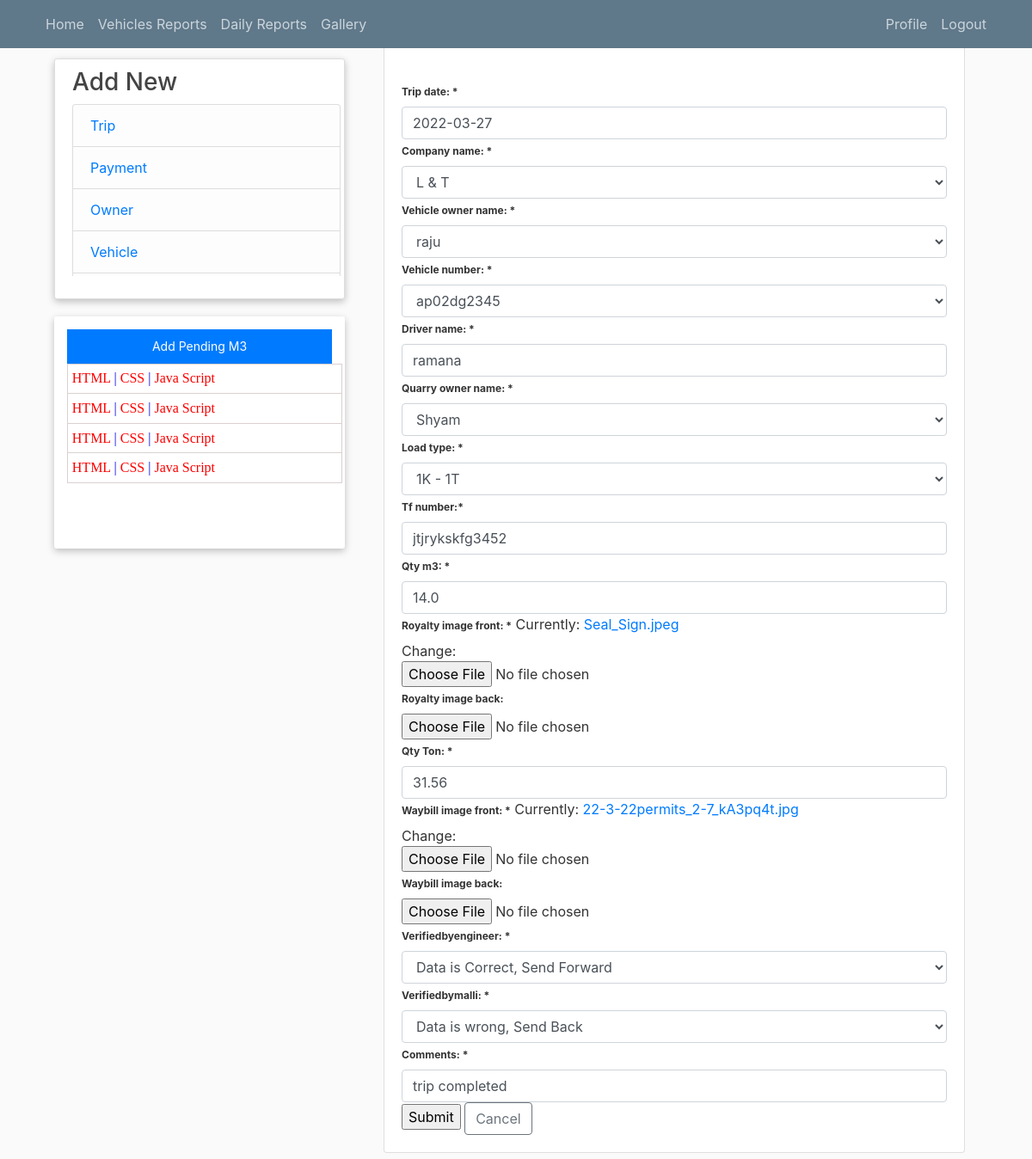
Screenshot of /layer3add/6/ (signed in) with the database file from the repository.
### blog/models.py (models this page shows, shortened)
class LayerWiseTripDetails(models.Model):
    trip_date = models.DateField(null=False, blank=False,default='2022-03-20')
    company_name = models.ForeignKey(CompanyName, on_delete=models.SET_NULL, null=True, blank=False)
    vehicle_owner_name = models.ForeignKey(
        TransporterDetails , on_delete=models.SET_NULL, null=True, blank=False)
    vehicle_number = models.ForeignKey(
        VehicleDetails , on_delete=models.SET_NULL, null=True, blank=False)
    driver_name = models.CharField(max_length=200,null=True, blank=False)
    quarry_owner_name = models.ForeignKey(QuarryDetails, on_delete=models.SET_NULL, null=True, blank=False)
    load_type = models.ForeignKey(LoadType, on_delete=models.SET_NULL, null=True, blank=False)
    tf_number = models.CharField(max_length=200, null=False, blank=False)
    qty_m3 = models.FloatField(null=False, blank=False)
    royalty_image_front = models.ImageField(null=False, blank=False)
    royalty_image_back = models.ImageField(null=False, blank=True)
    qty_ton = models.FloatField(null=False, blank=False, default=0.0)
    waybill_image_front = models.ImageField(null=False, blank=False)
    waybill_image_back = models.ImageField(null=False, blank=True)
    verifiedbyengineer = models.CharField(max_length=200, blank=False, null=False, choices=STATUS, default='No')
    verifiedbymalli = models.CharField(max_length=200, blank=False, null=False, choices=STATUS, default='No')
    qty_ton = models.FloatField(null=False,default=0, blank=False)
    waybill_image_front = models.ImageField(default='logo.png',null=False, blank=False)
    waybill_image_back = models.ImageField( null=False, blank=True)
    verifiedbysuresh = models.CharField(max_length=200, blank=False, null=False, choices=VERIFY, default='No')
    comments = models.CharField(max_length=200, blank=True, null=True)

class CompanyName(models.Model):
    company_name = models.CharField(max_length=100, null=False, blank=False)
    def __str__(self):
        return self.company_name

class TransporterDetails(models.Model):
    vehicle_owner_name = models.CharField(max_length=100, null=False, blank=False)
    phoneNumberRegex = RegexValidator(regex = r"^\+?1?\d{8,15}$")
    owner_phone_number = models.CharField(validators = [phoneNumberRegex], max_length = 16, null=False, blank=False)
    rate_per_tonne = models.CharField(max_length=200, null=True, blank=True)
    def __str__(self):
        return self.vehicle_owner_name

class VehicleDetails(models.Model):
    vehicle_number = models.CharField(max_length=10, null=False, blank=False)
    owner_name = models.ForeignKey(TransporterDetails, on_delete=models.SET_NULL, null=True, blank=False)
    phoneNumberRegex = RegexValidator(regex = r"^\+?1?\d{8,15}$")
    driver_name = models.CharField(max_length=200, null=True, blank=True)
    driver_phone_number = models.CharField(validators = [phoneNumberRegex], max_length = 16, null=True, blank=True)
    driver_name2 = models.CharField(max_length=200, null=True, blank=True)
    driver_phone_number2 = models.CharField(validators = [phoneNumberRegex], max_length = 16, null=True, blank=True)
    rate_per_tonne = models.CharField(max_length=200, null=False, blank=False)
    def __str__(self):
        return self.vehicle_number

class QuarryDetails(models.Model):
    quarry_owner_name = models.CharField(max_length=100, null=False, blank=False)
    quarry_ton_rate = models.FloatField(null=False, blank=True)
    def __str__(self):
        return self.quarry_owner_name

class LoadType(models.Model):
    load_type = models.CharField(max_length=100, null=False, blank=False)
    load_type_rate_per_tonne = models.FloatField(null=False, blank=True)
    def __str__(self):
        return self.load_type

### blog/views.py (the view)
# urls.py: path('layer3add/<str:pk>/', views.layer3TripDetails, name='layer3add'),
@login_required(login_url='login')
def layer3TripDetails(request, pk):
    layer3trip_detail = LayerWiseTripDetails.objects.get(id=pk)
    form = Layerwise3TripDetailsForm(instance=layer3trip_detail)
    if request.method == 'POST':
        form = Layerwise3TripDetailsForm(request.POST, request.FILES, instance=layer3trip_detail)
        if form.is_valid():
            form.save()
            messages.success(request, f'Your trip details has been updated!')
            return redirect('/')
    context = {'form':form}
    return render(request, 'blog/layer3_add_trip_details.html', context)

### blog/forms.py
class Layerwise3TripDetailsForm(forms.ModelForm):
    class Meta:
        model = LayerWiseTripDetails
        fields = '__all__'
        exclude = {'verifiedbysuresh'}

### blog/templates/blog/layer3_add_trip_details.html (shortened to what this page needs)
{% extends "blog/base.html" %}
{% block content %}
{% load crispy_forms_tags %}
<body class="m-5">
    <div class="container">
      <div class="row">
            <div class="col-md-12">
                <div class="card card-body">
                    <form action="" method="POST" enctype="multipart/form-data" id="personForm" data-vehicle-numbers-url="{% url 'ajax_load_vehicle_numbers' %}" novalidate>
                        <br>
                        <div class="fieldWrapper">
                            <label for="{{ form.trip_date.id_for_label }}">Trip date: * </label>
                            {{ form.trip_date }}
                        </div>
                        <div class="fieldWrapper">
                            <label for="{{ form.company_name.id_for_label }}">Company name: *</label>
                            {{ form.company_name }}
                        </div>
                        <div class="fieldWrapper">
                            <label for="{{ form.vehicle_owner_name.id_for_label }}">Vehicle owner name: *</label>
                            {{ form.vehicle_owner_name }}
                        </div>
                        <div class="fieldWrapper">
                            <label for="{{ form.vehicle_number.id_for_label }}">Vehicle number: *</label>
                            {{ form.vehicle_number }}
                        </div>
                        <div class="fieldWrapper">
                            <label for="{{ form.driver_name.id_for_label }}">Driver name: * </label>
                            {{ form.driver_name }}
                        </div>
                        <div class="fieldWrapper">
                            <label for="{{ form.quarry_owner_name.id_for_label }}">Quarry owner name: *</label>
                            {{ form.quarry_owner_name }}
                        </div>
                        <div class="fieldWrapper">
                            <label for="{{ form.load_type.id_for_label }}">Load type: *</label>
                            {{ form.load_type }}
                        </div>
                        <div class="fieldWrapper">
                            <label for="{{ form.tf_number.id_for_label }}">Tf number:*</label>
                            {{ form.tf_number }}
                        </div>
                        <div class="fieldWrapper">
                            <label for="{{ form.qty_m3.id_for_label }}">Qty m3: *</label>
                            {{ form.qty_m3 }}
                        </div>
                        <div class="fieldWrapper">
                            <label for="{{ form.royalty_image_front.id_for_label }}">Royalty image front: *</label>
                            {{ form.royalty_image_front }}
                        </div>
                        <div class="fieldWrapper">
                            <label for="{{ form.royalty_image_back.id_for_label }}">Royalty image back:</label>
                            {{ form.royalty_image_back }}
                        </div>
                        <div class="fieldWrapper">
                            <label for="{{ form.qty_ton.id_for_label }}">Qty Ton: *</label>
                            {{ form.qty_ton }}
                        </div>
                        <div class="fieldWrapper">
                            <label for="{{ form.waybill_image_front.id_for_label }}">Waybill image front: * </label>
                            {{ form.waybill_image_front }}
                        </div>
                        <div class="fieldWrapper">
                            <label for="{{ form.waybill_image_back.id_for_label }}">Waybill image back:</label>
                            {{ form.waybill_image_back }}
                        </div>
                        <div class="fieldWrapper">
                            <label for="{{ form.verifiedbyengineer.id_for_label }}">Verifiedbyengineer: * </label>
                            {{ form.verifiedbyengineer }}
                        </div>
                        <div class="fieldWrapper">
                            <label for="{{ form.verifiedbymalli.id_for_label }}">Verifiedbymalli: * </label>
                            {{ form.verifiedbymalli }}
                        </div>
                        <div class="fieldWrapper">
                            <label for="{{ form.comments.id_for_label }}">Comments: *</label>
                            {{ form.comments }}
                        </div>
                        <input type="submit" name="Submit">
                        <a class="btn btn-outline-secondary" href="{% url 'engineer_page'  %}">Cancel</a>
                        <br>
                    </form>
                </div>
            </div>
      </div>
    </div>
{% endblock %}

### blog/static/blog/main.css (style rules this page uses)
body { background: #fafafa; color: #333333; margin-top: 5rem; }

### blog/templates/blog/base.html (style rules this page uses)
label { display: inline-block; margin-bottom: 0.5rem; font-size: 12px; font-weight: bold; }

### rows the page displays
LayerWiseTripDetails: trip_date "2022-03-27", driver_name "ramana", tf_number "jtjrykskfg3452", qty_m3 "14.0", qty_ton "31.56", verifiedbyengineer "Data is Correct, Send Forward", verifiedbymalli "Data is wrong, Send Back", comments "trip completed"
CompanyName: company_name "L & T"
TransporterDetails: vehicle_owner_name "raju"
VehicleDetails: vehicle_number "ap02dg2345"
QuarryDetails: quarry_owner_name "Shyam"
LoadType: load_type "1K - 1T"
